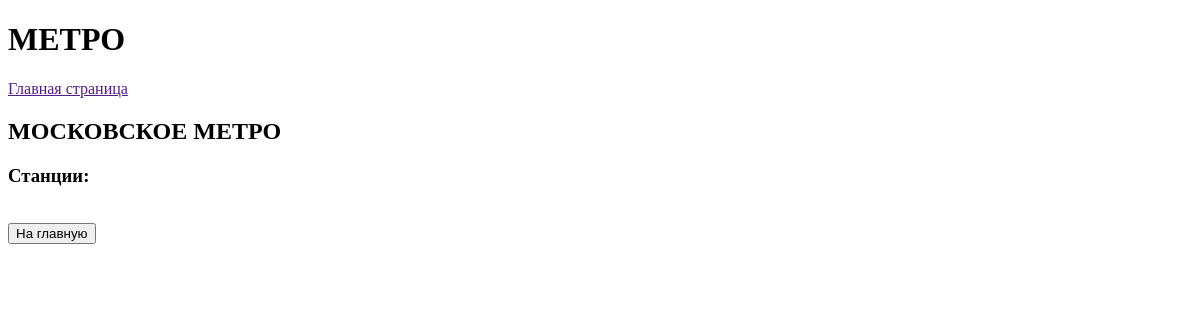
/metro/moscow/, run on an earlier commit of the app's database.
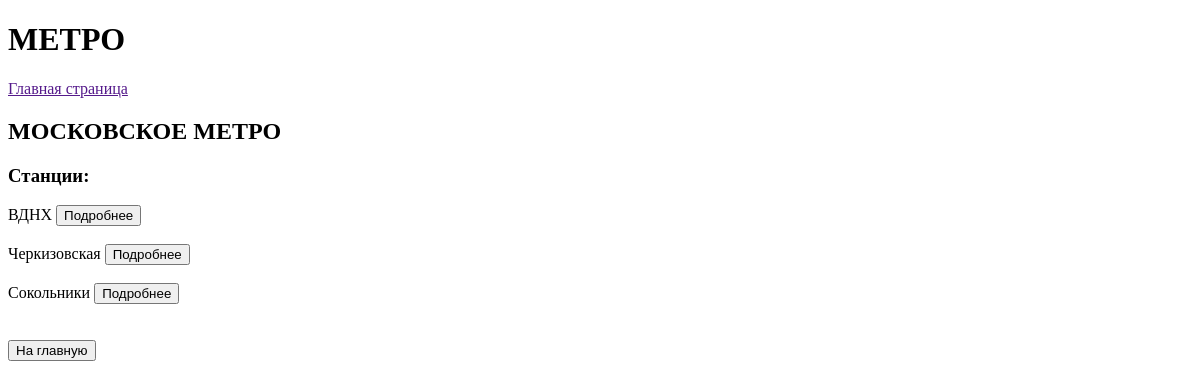
And on a later commit of the database.
### task1/models.py (models this page shows)
class Station(models.Model):
    name = models.CharField(max_length=37)
    city = models.CharField(max_length=16, default="saint-petersburg")
    branch = models.CharField(max_length=20)
    transfer = models.TextField(default="")
    visiter = models.ManyToManyField(Buyer, related_name="stations")

### task1/views.py (the view)
# urls.py: path("metro/moscow/", moscow_view),
def moscow_view(request):
    page_name = "МОСКОВСКОЕ МЕТРО"
    stations = [station.name for station in Station.objects.filter(city="moscow")]
    context = {
        "page_name": page_name,
        "stations": stations
    }
    return render(request, "moscow.html", context)

### templates/moscow.html
{% extends "menu.html" %}
{%block content%}
    <h2>{{page_name}}</h2>
    <h3>Станции:</h3>
    {%for station in stations%}
        {{station}} <button>Подробнее</button> <br> <br>
    {%endfor%}
    <br>
    <button><a href="/metro" style="text-decoration: none; color: black">На главную</a></button>
{%endblock%}

### templates/menu.html (shortened to what this page needs)
<!DOCTYPE html>
<html lang="en">
<head>
</head>
<body>
    {% block pagename %}
    <h1>МЕТРО</h1>
    {% endblock %}
    {%block menu%}
    <a href="">Главная страница</a> <br>
    {% endblock %}
    {% block content %}
    {% endblock %}
</body>
</html>

What changed in the data, as far as the page shows it:
added Station: stations "ВДНХ"
added Station: stations "Черкизовская"
added Station: stations "Сокольники"
Also different on the page:
new list line: "Подробнее"
